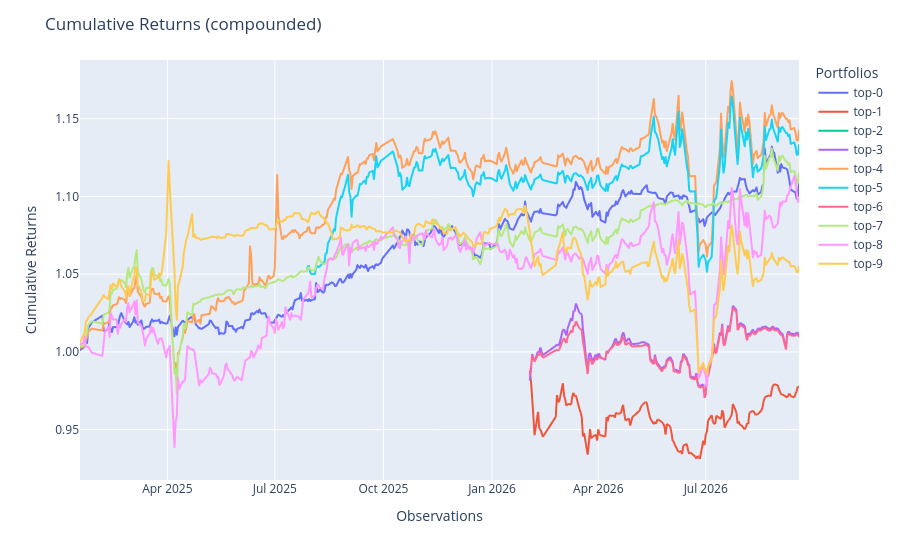

Notebook code cell kept with this figure:
### Code cell
topk_pops.plot_cumulative_returns()

### Figure 1 — Plotly figure (JSON) as saved in the notebook; plotly's stock layout.template omitted (floating-point values rounded to 4 significant figures; data arrays with more than 128 entries replaced by an {"elided": "..."} marker saying what was removed)
{"data": [{"hovertemplate": "variable=top-0<br>index=%{x}<br>value=%{y}<extra></extra>", "legendgroup": "top-0", "line": {"color": "#636efa", "dash": "solid"}, "marker": {"symbol": "circle"}, "mode": "lines", "name": "top-0", "showlegend": true, "type": "scattergl", "x": {"elided": "406 str values"}, "xaxis": "x", "y": {"elided": "406 float values"}, "yaxis": "y"}, {"hovertemplate": "variable=top-1<br>index=%{x}<br>value=%{y}<extra></extra>", "legendgroup": "top-1", "line": {"color": "#EF553B", "dash": "solid"}, "marker": {"symbol": "circle"}, "mode": "lines", "name": "top-1", "showlegend": true, "type": "scattergl", "x": {"elided": "406 str values"}, "xaxis": "x", "y": {"elided": "406 float values"}, "yaxis": "y"}, {"hovertemplate": "variable=top-2<br>index=%{x}<br>value=%{y}<extra></extra>", "legendgroup": "top-2", "line": {"color": "#00cc96", "dash": "solid"}, "marker": {"symbol": "circle"}, "mode": "lines", "name": "top-2", "showlegend": true, "type": "scattergl", "x": {"elided": "406 str values"}, "xaxis": "x", "y": {"elided": "406 float values"}, "yaxis": "y"}, {"hovertemplate": "variable=top-3<br>index=%{x}<br>value=%{y}<extra></extra>", "legendgroup": "top-3", "line": {"color": "#ab63fa", "dash": "solid"}, "marker": {"symbol": "circle"}, "mode": "lines", "name": "top-3", "showlegend": true, "type": "scattergl", "x": {"elided": "406 str values"}, "xaxis": "x", "y": {"elided": "406 float values"}, "yaxis": "y"}, {"hovertemplate": "variable=top-4<br>index=%{x}<br>value=%{y}<extra></extra>", "legendgroup": "top-4", "line": {"color": "#FFA15A", "dash": "solid"}, "marker": {"symbol": "circle"}, "mode": "lines", "name": "top-4", "showlegend": true, "type": "scattergl", "x": {"elided": "406 str values"}, "xaxis": "x", "y": {"elided": "406 float values"}, "yaxis": "y"}, {"hovertemplate": "variable=top-5<br>index=%{x}<br>value=%{y}<extra></extra>", "legendgroup": "top-5", "line": {"color": "#19d3f3", "dash": "solid"}, "marker": {"symbol": "circle"}, "mode": "lines", "name": "top-5", "showlegend": true, "type": "scattergl", "x": {"elided": "406 str values"}, "xaxis": "x", "y": {"elided": "406 float values"}, "yaxis": "y"}, {"hovertemplate": "variable=top-6<br>index=%{x}<br>value=%{y}<extra></extra>", "legendgroup": "top-6", "line": {"color": "#FF6692", "dash": "solid"}, "marker": {"symbol": "circle"}, "mode": "lines", "name": "top-6", "showlegend": true, "type": "scattergl", "x": {"elided": "406 str values"}, "xaxis": "x", "y": {"elided": "406 float values"}, "yaxis": "y"}, {"hovertemplate": "variable=top-7<br>index=%{x}<br>value=%{y}<extra></extra>", "legendgroup": "top-7", "line": {"color": "#B6E880", "dash": "solid"}, "marker": {"symbol": "circle"}, "mode": "lines", "name": "top-7", "showlegend": true, "type": "scattergl", "x": {"elided": "406 str values"}, "xaxis": "x", "y": {"elided": "406 float values"}, "yaxis": "y"}, {"hovertemplate": "variable=top-8<br>index=%{x}<br>value=%{y}<extra></extra>", "legendgroup": "top-8", "line": {"color": "#FF97FF", "dash": "solid"}, "marker": {"symbol": "circle"}, "mode": "lines", "name": "top-8", "showlegend": true, "type": "scattergl", "x": {"elided": "406 str values"}, "xaxis": "x", "y": {"elided": "406 float values"}, "yaxis": "y"}, {"hovertemplate": "variable=top-9<br>index=%{x}<br>value=%{y}<extra></extra>", "legendgroup": "top-9", "line": {"color": "#FECB52", "dash": "solid"}, "marker": {"symbol": "circle"}, "mode": "lines", "name": "top-9", "showlegend": true, "type": "scattergl", "x": {"elided": "406 str values"}, "xaxis": "x", "y": {"elided": "406 float values"}, "yaxis": "y"}], "layout": {"legend": {"title": {"text": "Portfolios"}, "tracegroupgap": 0}, "margin": {"t": 60}, "title": {"text": "Cumulative Returns (compounded)"}, "xaxis": {"anchor": "y", "domain": [0, 1], "title": {"text": "Observations"}}, "yaxis": {"anchor": "x", "domain": [0, 1], "tickformat": ".2f", "title": {"text": "Cumulative Returns"}}}}
